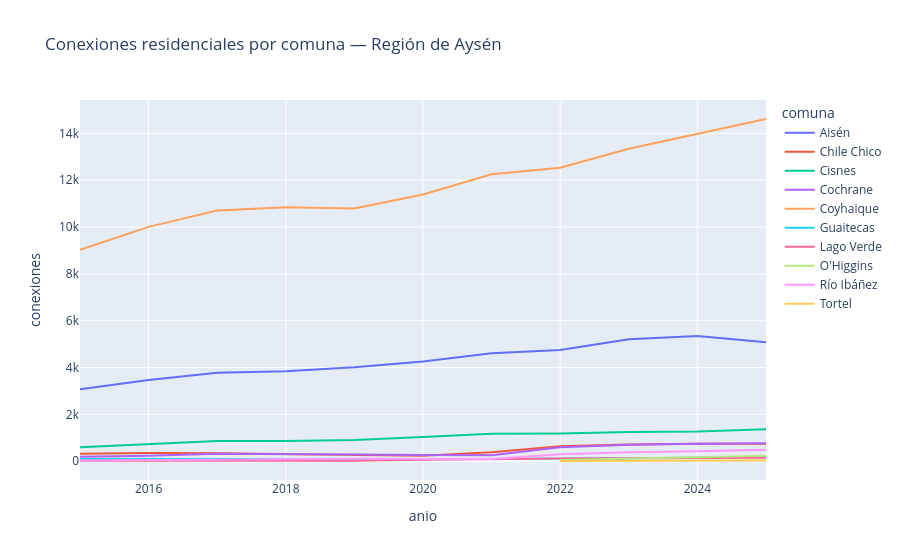

Notebook source saved alongside this figure:
### Code cell
# Evolución por comuna (diciembre de cada año)
por_comuna_dic = df_largo[df_largo['mes'] == 'Dic']

fig = px.line(por_comuna_dic, x='anio', y='conexiones', color='comuna',
              title='Conexiones residenciales por comuna — Región de Aysén')
fig.show()

### Figure 1 — Plotly figure (JSON) as saved in the notebook; plotly's stock layout.template omitted (floating-point values rounded to 4 significant figures)
{"data": [{"hovertemplate": "comuna=Aisén<br>anio=%{x}<br>conexiones=%{y}<extra></extra>", "legendgroup": "Aisén", "line": {"color": "#636efa", "dash": "solid"}, "marker": {"symbol": "circle"}, "mode": "lines", "name": "Aisén", "orientation": "v", "showlegend": true, "type": "scatter", "x": [2015, 2016, 2017, 2018, 2019, 2020, 2021, 2022, 2023, 2024, 2025], "xaxis": "x", "y": [3074.0, 3469.0, 3780.0, 3836.0, 4009.0, 4253.0, 4608.0, 4746.0, 5212.0, 5347.0, 5076.0], "yaxis": "y"}, {"hovertemplate": "comuna=Chile Chico<br>anio=%{x}<br>conexiones=%{y}<extra></extra>", "legendgroup": "Chile Chico", "line": {"color": "#EF553B", "dash": "solid"}, "marker": {"symbol": "circle"}, "mode": "lines", "name": "Chile Chico", "orientation": "v", "showlegend": true, "type": "scatter", "x": [2015, 2016, 2017, 2018, 2019, 2020, 2021, 2022, 2023, 2024, 2025], "xaxis": "x", "y": [317.0, 345.0, 338.0, 292.0, 256.0, 230.0, 380.0, 635.0, 714.0, 748.0, 749.0], "yaxis": "y"}, {"hovertemplate": "comuna=Cisnes<br>anio=%{x}<br>conexiones=%{y}<extra></extra>", "legendgroup": "Cisnes", "line": {"color": "#00cc96", "dash": "solid"}, "marker": {"symbol": "circle"}, "mode": "lines", "name": "Cisnes", "orientation": "v", "showlegend": true, "type": "scatter", "x": [2015, 2016, 2017, 2018, 2019, 2020, 2021, 2022, 2023, 2024, 2025], "xaxis": "x", "y": [592.0, 737.0, 866.0, 862.0, 906.0, 1037.0, 1168.0, 1180.0, 1250.0, 1263.0, 1363.0], "yaxis": "y"}, {"hovertemplate": "comuna=Cochrane<br>anio=%{x}<br>conexiones=%{y}<extra></extra>", "legendgroup": "Cochrane", "line": {"color": "#ab63fa", "dash": "solid"}, "marker": {"symbol": "circle"}, "mode": "lines", "name": "Cochrane", "orientation": "v", "showlegend": true, "type": "scatter", "x": [2015, 2016, 2017, 2018, 2019, 2020, 2021, 2022, 2023, 2024, 2025], "xaxis": "x", "y": [187.0, 232.0, 317.0, 316.0, 290.0, 266.0, 254.0, 596.0, 697.0, 740.0, 762.0], "yaxis": "y"}, {"hovertemplate": "comuna=Coyhaique<br>anio=%{x}<br>conexiones=%{y}<extra></extra>", "legendgroup": "Coyhaique", "line": {"color": "#FFA15A", "dash": "solid"}, "marker": {"symbol": "circle"}, "mode": "lines", "name": "Coyhaique", "orientation": "v", "showlegend": true, "type": "scatter", "x": [2015, 2016, 2017, 2018, 2019, 2020, 2021, 2022, 2023, 2024, 2025], "xaxis": "x", "y": [9024.0, 10010.0, 10700.0, 10850.0, 10790.0, 11390.0, 12250.0, 12530.0, 13340.0, 13990.0, 14620.0], "yaxis": "y"}, {"hovertemplate": "comuna=Guaitecas<br>anio=%{x}<br>conexiones=%{y}<extra></extra>", "legendgroup": "Guaitecas", "line": {"color": "#19d3f3", "dash": "solid"}, "marker": {"symbol": "circle"}, "mode": "lines", "name": "Guaitecas", "orientation": "v", "showlegend": true, "type": "scatter", "x": [2015, 2016, 2017, 2018, 2019, 2020, 2021, 2022, 2023, 2024, 2025], "xaxis": "x", "y": [96.0, 98.0, 118.0, 117.0, 106.0, 98.0, 92.0, 105.0, 126.0, 143.0, 192.0], "yaxis": "y"}, {"hovertemplate": "comuna=Lago Verde<br>anio=%{x}<br>conexiones=%{y}<extra></extra>", "legendgroup": "Lago Verde", "line": {"color": "#FF6692", "dash": "solid"}, "marker": {"symbol": "circle"}, "mode": "lines", "name": "Lago Verde", "orientation": "v", "showlegend": true, "type": "scatter", "x": [2015, 2016, 2017, 2018, 2019, 2020, 2021, 2022, 2023, 2024, 2025], "xaxis": "x", "y": [19.0, 15.0, 18.0, 17.0, 16.0, 66.0, 99.0, 120.0, 128.0, 119.0, 142.0], "yaxis": "y"}, {"hovertemplate": "comuna=O'Higgins<br>anio=%{x}<br>conexiones=%{y}<extra></extra>", "legendgroup": "O'Higgins", "line": {"color": "#B6E880", "dash": "solid"}, "marker": {"symbol": "circle"}, "mode": "lines", "name": "O'Higgins", "orientation": "v", "showlegend": true, "type": "scatter", "x": [2015, 2016, 2017, 2018, 2019, 2020, 2021, 2022, 2023, 2024, 2025], "xaxis": "x", "y": [NaN, NaN, NaN, NaN, NaN, NaN, NaN, 56.0, 123.0, 160.0, 236.0], "yaxis": "y"}, {"hovertemplate": "comuna=Río Ibáñez<br>anio=%{x}<br>conexiones=%{y}<extra></extra>", "legendgroup": "Río Ibáñez", "line": {"color": "#FF97FF", "dash": "solid"}, "marker": {"symbol": "circle"}, "mode": "lines", "name": "Río Ibáñez", "orientation": "v", "showlegend": true, "type": "scatter", "x": [2015, 2016, 2017, 2018, 2019, 2020, 2021, 2022, 2023, 2024, 2025], "xaxis": "x", "y": [31.0, 56.0, 85.0, 108.0, 106.0, 96.0, 93.0, 293.0, 384.0, 423.0, 486.0], "yaxis": "y"}, {"hovertemplate": "comuna=Tortel<br>anio=%{x}<br>conexiones=%{y}<extra></extra>", "legendgroup": "Tortel", "line": {"color": "#FECB52", "dash": "solid"}, "marker": {"symbol": "circle"}, "mode": "lines", "name": "Tortel", "orientation": "v", "showlegend": true, "type": "scatter", "x": [2015, 2016, 2017, 2018, 2019, 2020, 2021, 2022, 2023, 2024, 2025], "xaxis": "x", "y": [NaN, NaN, NaN, NaN, NaN, NaN, NaN, 8.0, 15.0, 16.0, 34.0], "yaxis": "y"}], "layout": {"legend": {"title": {"text": "comuna"}, "tracegroupgap": 0}, "title": {"text": "Conexiones residenciales por comuna — Región de Aysén"}, "xaxis": {"anchor": "y", "domain": [0, 1], "title": {"text": "anio"}}, "yaxis": {"anchor": "x", "domain": [0, 1], "title": {"text": "conexiones"}}}}
